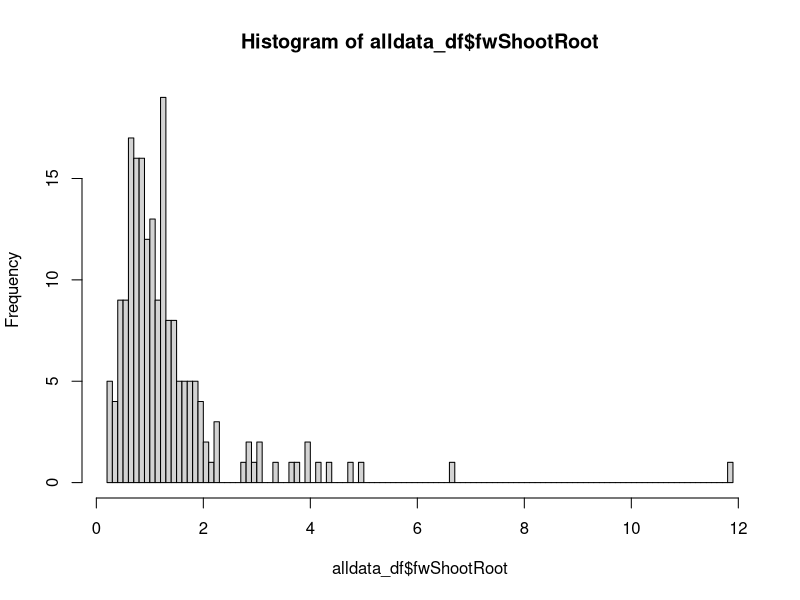
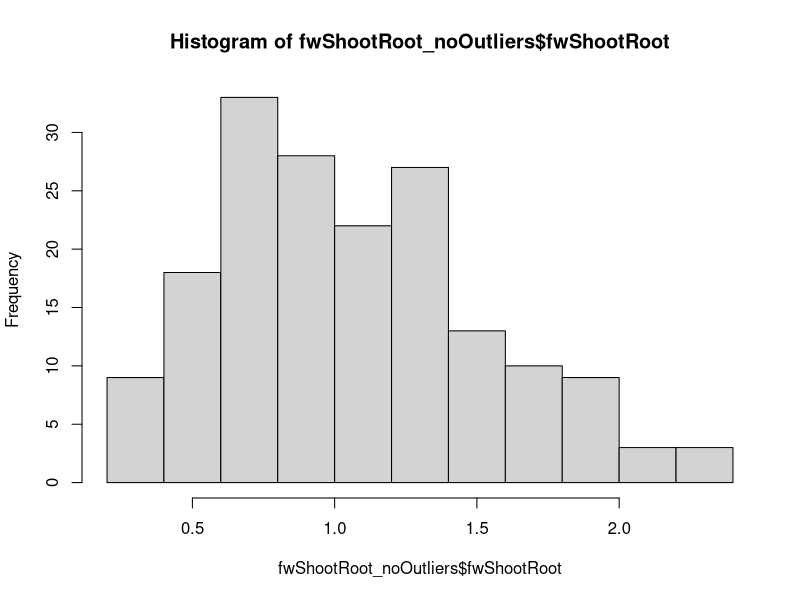
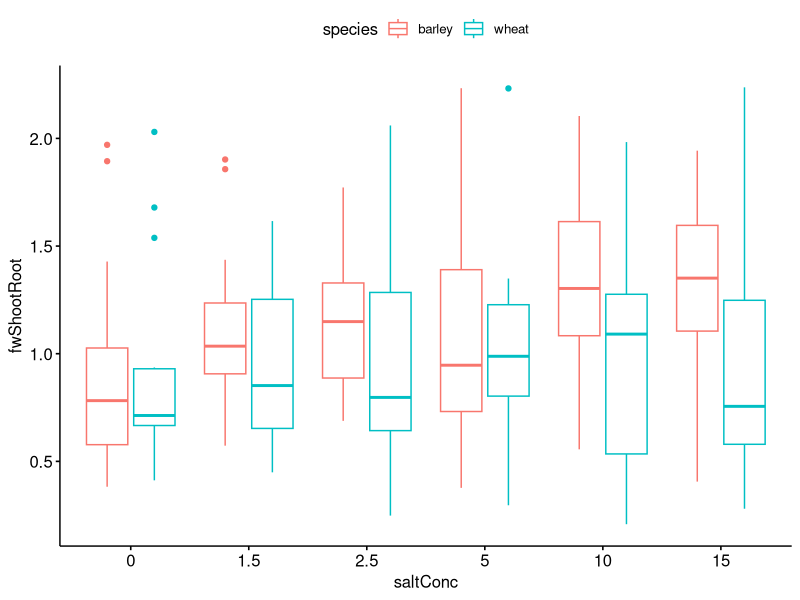
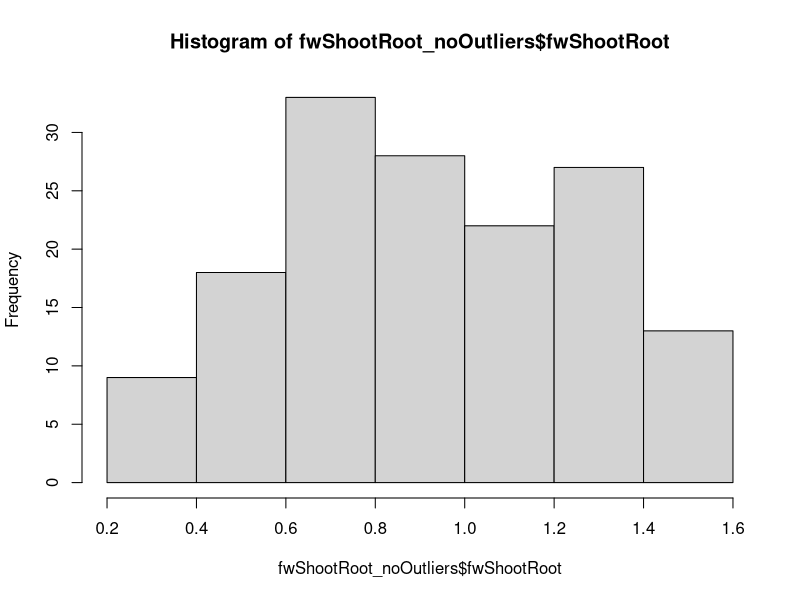
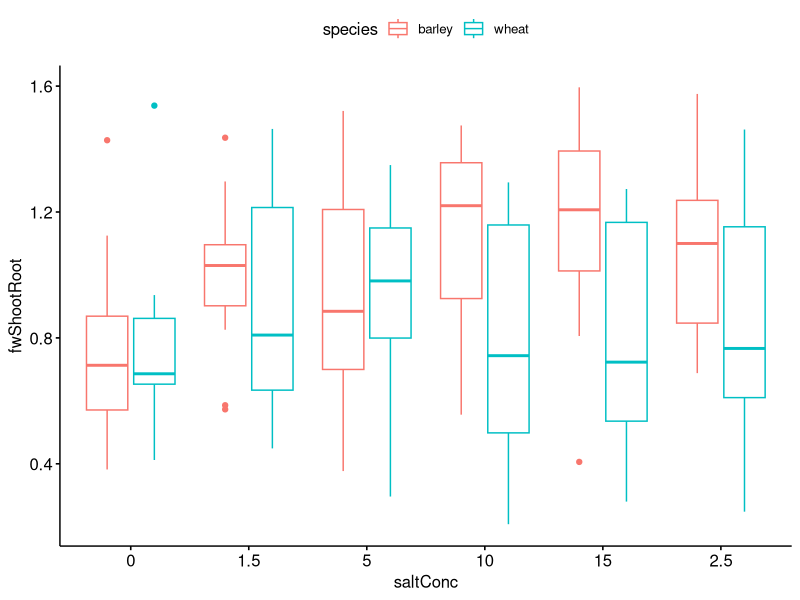
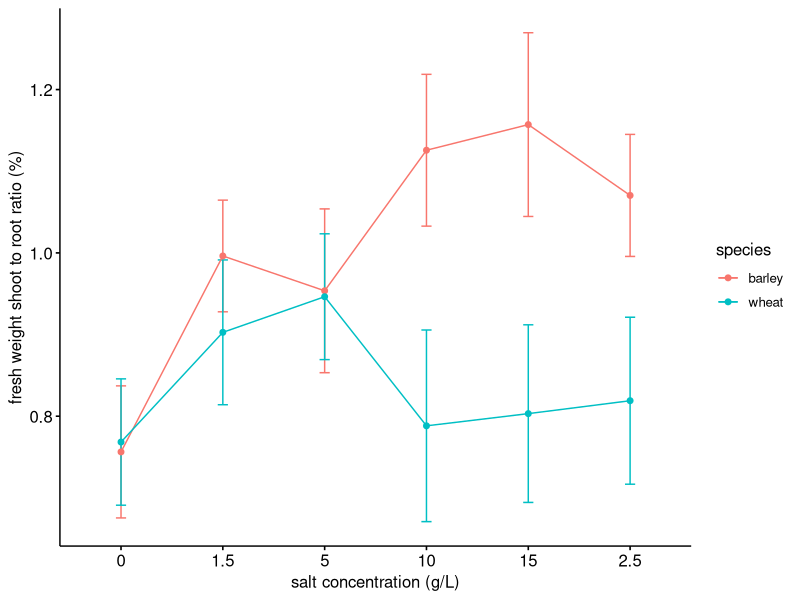
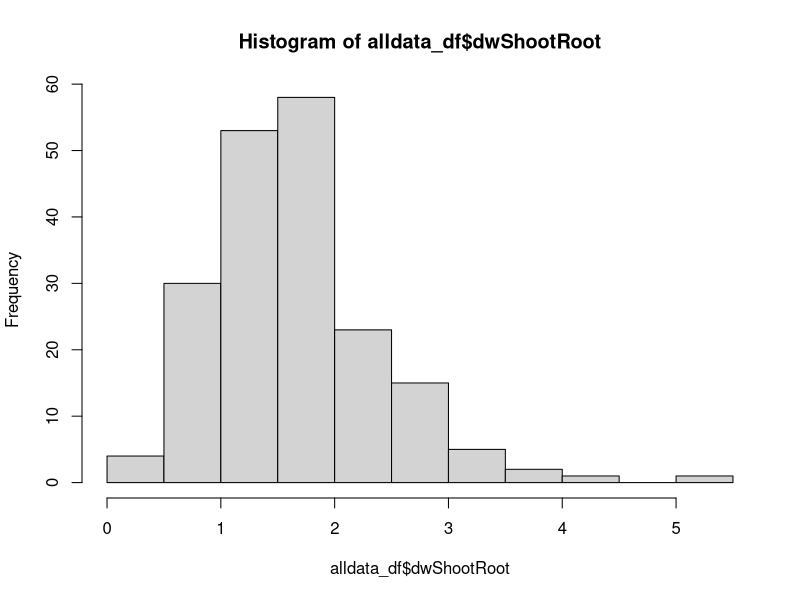
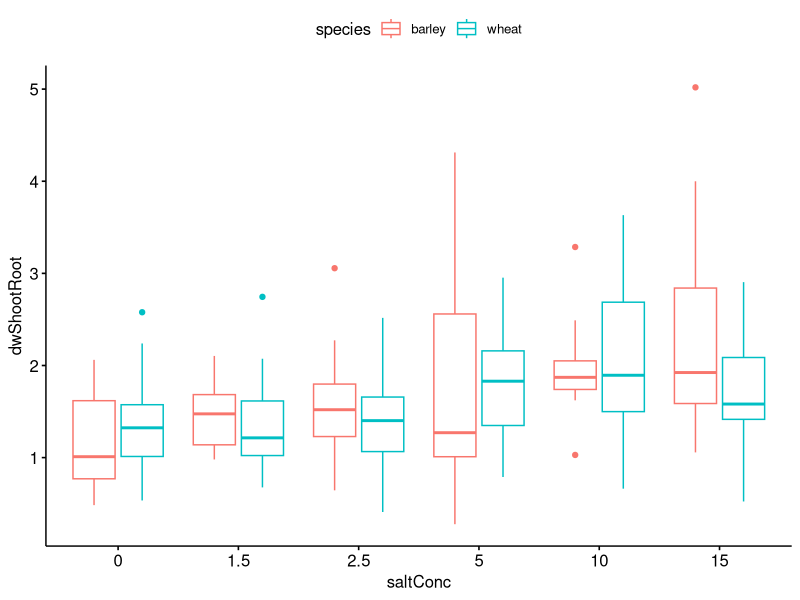

R code for these plots, in order:
# ******************************************************************************

###                     Rex and Sof's Salinity Workshop                      ###

# ******************************************************************************

# ******************************************************************************

# Salinity Data Analysis continued ----------------

# ******************************************************************************

### PLEASE NOTE THAT USING THIS CODE WILL VOID YOUR CHANCE AT GETTING AN HD FOR 
### THIS PART OF THE ASSIGNMENT

# first, we're going to clear the data from our global environment, so we have a 
# fresh start

rm(list = ls())

# and load our libraries
library(ggpubr)
library(dplyr)
library(car)

# Let's import our data

all_data <- na.omit(data.frame(read.csv("Salinity_data.csv")))  
# read.csv will import the data from our working directory
head(all_data) 
# note that we now have all_data in our global environment, which is 108 observations 
# of 20 variables
# the name of our species column is a little weird, so lets sort that out:
names(all_data)[1] <- 'species'
# and we can check that everything looks as we expect it to:
str(all_data)


# Let's assign all of the variables we're going to use to their own object. 
species <- all_data$species
saltConc <- as.character(all_data$salt_conc) 
fwShootRoot <- all_data$fw_shoot_root_ratio
dwShootRoot <- all_data$dw_shoot_root_ratio
shootMoist <- all_data$shoot_moisture
rootMoist <- all_data$root_moisture
totMoist <- all_data$total_moisture

alldata_df <- cbind.data.frame(species, saltConc, fwShootRoot, dwShootRoot, 
                               shootMoist, rootMoist, totMoist)

# check all is as we expect:
str(alldata_df)

# Fresh weight root to shoot ratio ----------------------------------

### Assumption 1: data are normally distributed
shapiro.test(alldata_df$fwShootRoot)

hist(alldata_df$fwShootRoot, breaks = 100)

# woah, something whacky is happening here. Let's open our data and have a look
# what can you see is wrong? we need to remove some outliers

# first, we work out what our first and third quartiles are for our data:
quartiles <- quantile(alldata_df$fwShootRoot, probs=c(.25, .75), na.rm = FALSE) 
# and determine the interquartile range (IQR)
IQR <- IQR(alldata_df$fwShootRoot)

# Then we find our lower and upper limits:
Lower <- quartiles[1] - 1.5*IQR
Upper <- quartiles[2] + 1.5*IQR 

# and reassign any data above the lower threshold and below the upper threshold to a new dataframe, 
# which we will use for the analysis.
fwShootRoot_noOutliers <- filter(alldata_df, fwShootRoot > Lower & fwShootRoot < Upper )

#There are still some clearly horrible data in here. Let's take them out. 

# After relevant outliers are removed, we can then re-test for normality using our Shapiro-Wilk tests.
shapiro.test(fwShootRoot_noOutliers$fwShootRoot)

# much better
hist(fwShootRoot_noOutliers$fwShootRoot)

ggboxplot(fwShootRoot_noOutliers, x = "saltConc", y = "fwShootRoot", color = "species")

#This is still not great. Normally, we would go thorugh and remove the offending data in the dataset, but this will be too confusing. But again, some of the plants have been shooting atypically fast, so it's OK to take out any values that are very high, e.g. higher than 1.5:
fwShootRoot_noOutliers <- filter(alldata_df, fwShootRoot < 1.6 )

# Re-test for normality using our Shapiro-Wilk tests.
shapiro.test(fwShootRoot_noOutliers$fwShootRoot)

# much better
hist(fwShootRoot_noOutliers$fwShootRoot)

ggboxplot(fwShootRoot_noOutliers, x = "saltConc", y = "fwShootRoot", color = "species")


table(fwShootRoot_noOutliers$species, fwShootRoot_noOutliers$saltConc)

# as good as it gets. Let's proceed.

### Assumption 2: variances are homogeneous

library(car) # access the car package

leveneTest(fwShootRoot ~ species*saltConc, data = fwShootRoot_noOutliers)

### two-way ANOVA

fwShootRoot.aov <- aov(fwShootRoot ~ species * saltConc, data = fwShootRoot_noOutliers)
summary(fwShootRoot.aov)
#have a good look at this. What is this telling us - what follow-on tests are appropriate, which are not?

# we can generate some summary statistics for our response data, depending on our two factors:
require("dplyr")
group_by(fwShootRoot_noOutliers, species, saltConc) %>%
  summarise(count = n(),mean = mean(fwShootRoot, na.rm = TRUE),
            sd = sd(fwShootRoot, na.rm = TRUE))

# post-hoc test

TukeyHSD(fwShootRoot.aov, which = "saltConc")
# when interpreting the output, diff: difference between means of the two groups, 
# lwr & upr: the lower and the upper end point of the confidence interval at 95%, 
# p adj: p-value after adjustment for the multiple comparisons.


### let's graph it!

ggline(fwShootRoot_noOutliers, x = "saltConc", y = "fwShootRoot", color = "species",
       add = c("mean_se"),
       xlab = "salt concentration (g/L)",
       ylab = "fresh weight shoot to root ratio (%)",
       legend = "right")

# once we're happy with our plot, we click "export" and save it in our working folder. 


# Dry weight root to shoot ratio ----------------------------------

### Assumption 1: data are normally distributed
shapiro.test(alldata_df$dwShootRoot)

hist(alldata_df$dwShootRoot)

ggboxplot(alldata_df, x = "saltConc", y = "dwShootRoot", color = "species")

# remove outliers

# first, we work out what our first and third quartiles are for our data:
quartiles <- quantile(alldata_df$dwShootRoot, probs=c(.25, .75), na.rm = FALSE) 
# and determine the interquartile range (IQR)
IQR <- IQR(alldata_df$dwShootRoot)

# Then we find our lower and upper limits:
Lower <- quartiles[1] - 1.5*IQR
Upper <- quartiles[2] + 1.5*IQR 

# and reassign any data above the lower threshold and below the upper threshold to a new dataframe, 
# which we will use for the analysis.
dwShootRoot_noOutliers <- filter(alldata_df, dwShootRoot > Lower & dwShootRoot < Upper )

# After relevant outliers are removed, we can then re-test for normality using our Shapiro-Wilk tests.
shapiro.test(dwShootRoot_noOutliers$dwShootRoot)

# much better
hist(dwShootRoot_noOutliers$dwShootRoot)

ggboxplot(dwShootRoot_noOutliers, x = "saltConc", y = "dwShootRoot", color = "species")

#again, we have some interesting differences possibly due to anomalous plants, but we will assume that the ANOVA is robust to thes few outliers.

table(dwShootRoot_noOutliers$species, dwShootRoot_noOutliers$saltConc)


### Assumption 2: variances are homogeneous

leveneTest(dwShootRoot ~ species*saltConc, data = dwShootRoot_noOutliers)

### two-way ANOVA

dwShootRoot.aov <- aov(dwShootRoot ~ species * saltConc, data = dwShootRoot_noOutliers)
summary(dwShootRoot.aov)

# we can generate some summary statistics for our response data, depending on our two factors:

group_by(dwShootRoot_noOutliers, species, saltConc) %>%
  summarise(count = n(),mean = mean(dwShootRoot, na.rm = TRUE),
            sd = sd(dwShootRoot, na.rm = TRUE))

# post-hoc test

TukeyHSD(dwShootRoot.aov, which = "saltConc")
# when interpreting the output, diff: difference between means of the two groups, 
# lwr & upr: the lower and the upper end point of the confidence interval at 95%, 
# p adj: p-value after adjustment for the multiple comparisons.


### let's graph it!

ggline(dwShootRoot_noOutliers, x = "saltConc", y = "dwShootRoot", color = "species",
       add = c("mean_se"),
       xlab = "salt concentration (g/L)",
       ylab = "dry weight shoot to root ratio (%)",
       legend = "right")

# once we're happy with our plot, we click "export" and save it in our working folder.


# Shoot Moisture ----------------------------------

### Assumption 1: data are normally distributed
shapiro.test(alldata_df$shootMoist)

hist(alldata_df$shootMoist)

ggboxplot(alldata_df, x = "saltConc", y = "shootMoist", color = "species")

# remove outliers

# first, we work out what our first and third quartiles are for our data:
quartiles <- quantile(alldata_df$shootMoist, probs=c(.25, .75), na.rm = FALSE) 
# and determine the interquartile range (IQR)
IQR <- IQR(alldata_df$shootMoist)

# Then we find our lower and upper limits:
Lower <- quartiles[1] - 1.5*IQR
Upper <- quartiles[2] + 1.5*IQR 

# and reassign any data above the lower threshold and below the upper threshold to a new dataframe, 
# which we will use for the analysis.
shootMoist_noOutliers <- filter(alldata_df, shootMoist > Lower & shootMoist < Upper )

# After relevant outliers are removed, we can then re-test for normality using our Shapiro-Wilk tests.
shapiro.test(shootMoist_noOutliers$shootMoist)

# much better
hist(shootMoist_noOutliers$shootMoist)

ggboxplot(shootMoist_noOutliers, x = "saltConc", y = "shootMoist", color = "species")

table(shootMoist_noOutliers$species, shootMoist_noOutliers$saltConc)


### Assumption 2: variances are homogeneous

library(car) # access the car package

#What does the result mean? We will continue here and assume the ANOVA is robust, but you will be able to see why this test is significant when you look at the ggboxplot above.
leveneTest(shootMoist ~ species*saltConc, data = shootMoist_noOutliers)


### two-way ANOVA

shootMoist.aov <- aov(shootMoist ~ species * saltConc, data = shootMoist_noOutliers)
summary(shootMoist.aov)

# summary statistics
group_by(shootMoist_noOutliers, species, saltConc) %>%
  summarise(count = n(),mean = mean(shootMoist, na.rm = TRUE),
            sd = sd(shootMoist, na.rm = TRUE))

# post-hoc test

TukeyHSD(shootMoist.aov, which = "saltConc")
# when interpreting the output, diff: difference between means of the two groups, 
# lwr & upr: the lower and the upper end point of the confidence interval at 95%, 
# p adj: p-value after adjustment for the multiple comparisons.


### let's graph it!

ggline(shootMoist_noOutliers, x = "saltConc", y = "shootMoist", color = "species",
       add = c("mean_se"),
       xlab = "salt concentration (g/L)",
       ylab = "dry weight shoot to root ratio (%)",
       legend = "right")

# once we're happy with our plot, we click "export" and save it in our working folder.

# Root Moisture ----------------------------------

### Assumption 1: data are normally distributed
shapiro.test(alldata_df$rootMoist)

hist(alldata_df$rootMoist)

ggboxplot(alldata_df, x = "saltConc", y = "rootMoist", color = "species")

# remove outliers

# first, we work out what our first and third quartiles are for our data:
quartiles <- quantile(alldata_df$rootMoist, probs=c(.25, .75), na.rm = FALSE) 
# and determine the interquartile range (IQR)
IQR <- IQR(alldata_df$rootMoist)

# Then we find our lower and upper limits:
Lower <- quartiles[1] - 1.5*IQR
Upper <- quartiles[2] + 1.5*IQR 

# and reassign any data above the lower threshold and below the upper threshold to a new dataframe, 
# which we will use for the analysis.
rootMoist_noOutliers <- filter(alldata_df, rootMoist > Lower & rootMoist < Upper )

# After relevant outliers are removed, we can then re-test for normality using our Shapiro-Wilk tests.
shapiro.test(rootMoist_noOutliers$rootMoist)

# much better
hist(rootMoist_noOutliers$rootMoist)

ggboxplot(rootMoist_noOutliers, x = "saltConc", y = "rootMoist", color = "species")

table(rootMoist_noOutliers$species, rootMoist_noOutliers$saltConc)


### Assumption 2: variances are homogeneous

leveneTest(rootMoist ~ species*saltConc, data = rootMoist_noOutliers)

#Both Shapiro or Levene test are significant - so again, this needs flagging in your report. Can you think of why the variance in the lower concentrations is so much higher than in the upper ones?

### two-way ANOVA

rootMoist.aov <- aov(rootMoist ~ species * saltConc, data = rootMoist_noOutliers)
summary(rootMoist.aov)

# we can generate some summary statistics for our response data, depending on our two factors:

group_by(rootMoist_noOutliers, species, saltConc) %>%
  summarise(count = n(),mean = mean(rootMoist, na.rm = TRUE),
            sd = sd(rootMoist, na.rm = TRUE))

# post-hoc test

TukeyHSD(rootMoist.aov, which = "saltConc")
# when interpreting the output, diff: difference between means of the two groups, 
# lwr & upr: the lower and the upper end point of the confidence interval at 95%, 
# p adj: p-value after adjustment for the multiple comparisons.


### let's graph it!

ggline(rootMoist_noOutliers, x = "saltConc", y = "rootMoist", color = "species",
       add = c("mean_se"),
       xlab = "salt concentration (g/L)",
       ylab = "dry weight shoot to root ratio (%)",
       legend = "right")

# once we're happy with our plot, we click "export" and save it in our working folder.

# Total Moisture ----------------------------------

### Assumption 1: data are normally distributed
shapiro.test(alldata_df$totMoist)

hist(alldata_df$totMoist)

ggboxplot(alldata_df, x = "saltConc", y = "totMoist", color = "species")

# remove outliers

# first, we work out what our first and third quartiles are for our data:
quartiles <- quantile(alldata_df$totMoist, probs=c(.25, .75), na.rm = FALSE) 
# and determine the interquartile range (IQR)
IQR <- IQR(alldata_df$totMoist)

# Then we find our lower and upper limits:
Lower <- quartiles[1] - 1.5*IQR
Upper <- quartiles[2] + 1.5*IQR 

# and reassign any data above the lower threshold and below the upper threshold to a new dataframe, 
# which we will use for the analysis.
totMoist_noOutliers <- filter(alldata_df, totMoist > Lower & totMoist < Upper )

# After relevant outliers are removed, we can then re-test for normality using our Shapiro-Wilk tests.
shapiro.test(totMoist_noOutliers$totMoist)

# much better
hist(totMoist_noOutliers$totMoist)

ggboxplot(totMoist_noOutliers, x = "saltConc", y = "totMoist", color = "species")

table(totMoist_noOutliers$species, totMoist_noOutliers$saltConc)


### Assumption 2: variances are homogeneous

leveneTest(totMoist ~ species*saltConc, data = totMoist_noOutliers)


### two-way ANOVA

totMoist.aov <- aov(totMoist ~ species * saltConc, data = totMoist_noOutliers)
summary(totMoist.aov)

# we can generate some summary statistics for our response data, depending on our two factors:
require("dplyr")
group_by(totMoist_noOutliers, species, saltConc) %>%
  summarise(count = n(),mean = mean(totMoist, na.rm = TRUE),
            sd = sd(totMoist, na.rm = TRUE))

# post-hoc test

TukeyHSD(totMoist.aov, which = "saltConc")
# when interpreting the output, diff: difference between means of the two groups, 
# lwr & upr: the lower and the upper end point of the confidence interval at 95%, 
# p adj: p-value after adjustment for the multiple comparisons.


### let's graph it!

ggline(totMoist_noOutliers, x = "saltConc", y = "totMoist", color = "species",
       add = c("mean_se"),
       xlab = "salt concentration (g/L)",
       ylab = "dry weight shoot to root ratio (%)",
       legend = "right")

# once we're happy with our plot, we click "export" and save it in our working folder.

### well done!
